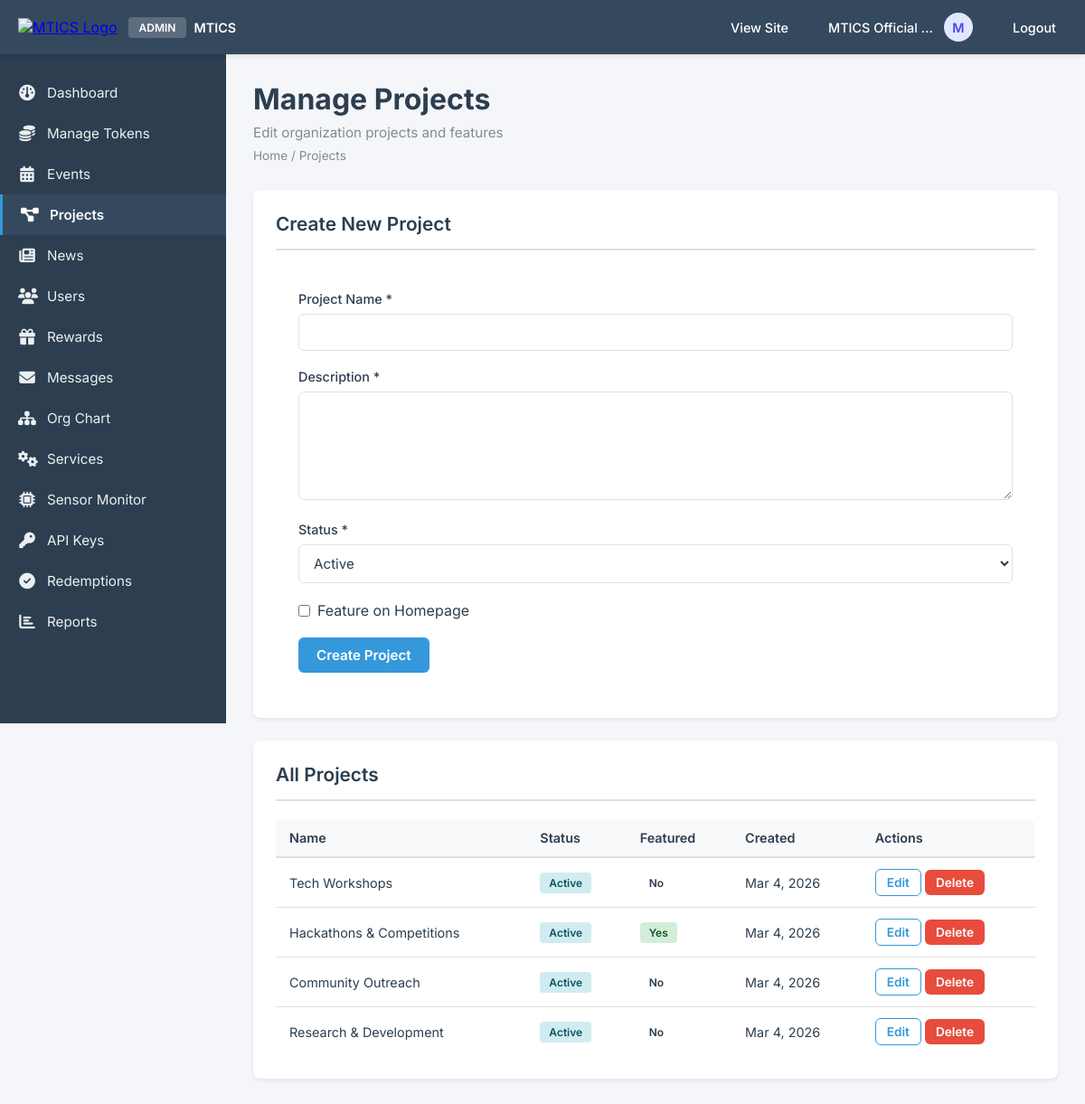
The app's page /admin/projects.php (signed in) with its own data.
### tables this page shows
CREATE TABLE IF NOT EXISTS projects (
    id INT AUTO_INCREMENT PRIMARY KEY,
    name VARCHAR(255) NOT NULL,
    description TEXT,
    status VARCHAR(50) DEFAULT 'active',
    image_url VARCHAR(500),
    is_featured BOOLEAN DEFAULT FALSE,
    created_at TIMESTAMP DEFAULT CURRENT_TIMESTAMP,
    updated_at TIMESTAMP DEFAULT CURRENT_TIMESTAMP ON UPDATE CURRENT_TIMESTAMP,
    INDEX idx_status (status),
    INDEX idx_is_featured (is_featured),
    INDEX idx_created_at (created_at)
);

### admin/projects.php (the view, shortened to what this page needs)
<?php
$db = Database::getInstance()->getConnection();
$edit_project = null;
$stmt = $db->query("SELECT * FROM projects ORDER BY created_at DESC");
$projects = $stmt->fetchAll();
include '../includes/admin_header.php';
?>
<div class="admin-content">
    <div class="admin-container">
        <div class="admin-page-header">
            <h1 class="admin-page-title">Manage Projects</h1>
            <p class="admin-page-subtitle">Edit organization projects and features</p>
            <div class="admin-breadcrumb">
                <a href="<?php echo SITE_URL; ?>/admin/index.php">Home</a> / Projects
            </div>
        </div>
        <div class="admin-section">
            <h2 class="admin-section-title"><?php echo $edit_project ? 'Edit Project' : 'Create New Project'; ?></h2>
            <form method="POST" class="admin-form">
                <div class="admin-form-group">
                    <label class="admin-form-label">Project Name *</label>
                    <input type="text" name="name" class="admin-form-input"
                           value="<?php echo $edit_project ? htmlspecialchars($edit_project['name']) : ''; ?>" required>
                </div>
                <div class="admin-form-group">
                    <label class="admin-form-label">Description *</label>
                    <textarea name="description" class="admin-form-textarea" required><?php echo $edit_project ? htmlspecialchars($edit_project['description']) : ''; ?></textarea>
                </div>
                <div class="admin-form-group">
                    <label class="admin-form-label">Status *</label>
                    <select name="status" class="admin-form-select" required>
                        <option value="active" <?php echo ($edit_project && $edit_project['status'] === 'active') ? 'selected' : ''; ?>>Active</option>
                    </select>
                </div>
                <div class="admin-form-group">
                    <label style="display: flex; align-items: center; gap: 0.5rem;">
                        <input type="checkbox" name="is_featured"
                               <?php echo ($edit_project && $edit_project['is_featured']) ? 'checked' : ''; ?>>
                        <span>Feature on Homepage</span>
                    </label>
                </div>
                <button type="submit" class="admin-btn admin-btn-primary">
                    <?php echo $edit_project ? 'Update Project' : 'Create Project'; ?>
                </button>
            </form>
        </div>
        <div class="admin-section">
            <h2 class="admin-section-title">All Projects</h2>
            <div class="admin-table-container">
                <table class="admin-table">
                    <thead>
                        <tr>
                            <th>Name</th>
                            <th>Status</th>
                            <th>Featured</th>
                            <th>Created</th>
                            <th>Actions</th>
                        </tr>
                    </thead>
                    <tbody>
                        <?php if (empty($projects)): ?>
                            <tr>
                                <td colspan="5" style="text-align: center; padding: var(--spacing-lg); color: var(--medium-gray);">
                                    No projects found. Create your first project above.
                                </td>
                            </tr>
                        <?php else: ?>
                            <?php foreach ($projects as $project): ?>
                            <tr>
                                <td><?php echo htmlspecialchars($project['name']); ?></td>
                                <td>
                                    <span class="badge badge-info"><?php echo ucfirst($project['status']); ?></span>
                                </td>
                                <td>
                                    <?php if ($project['is_featured']): ?>
                                        <span class="badge badge-success">Yes</span>
                                    <?php else: ?>
                                        <span class="badge">No</span>
                                    <?php endif; ?>
                                </td>
                                <td><?php echo date('M j, Y', strtotime($project['created_at'])); ?></td>
                                <td>
                                    <a href="?edit=<?php echo $project['id']; ?>" class="admin-btn admin-btn-secondary admin-btn-sm">Edit</a>
                                    <a href="?delete=<?php echo $project['id']; ?>"
                                       class="admin-btn admin-btn-danger admin-btn-sm"
                                       onclick="return confirm('Are you sure you want to delete this project?');">Delete</a>
                                </td>
                            </tr>
                            <?php endforeach; ?>
                        <?php endif; ?>
                    </tbody>
                </table>
            </div>
        </div>
    </div>
</div>
<?php include '../includes/admin_footer.php'; ?>

### assets/css/admin.css (style rules this page uses)
* { margin: 0; padding: 0; box-sizing: border-box; }
html, body.admin-page { margin: 0 !important; padding: 0 !important; font-family: 'Inter', -apple-system, BlinkMacSystemFont, 'Segoe UI', sans-serif !important; background: #f5f6fa !important; color: #2c3e50 !important; width: 100% !important; height: 100% !important; overflow-x: hidden !important; }
body.admin-page .admin-content { padding: 30px !important; background: #f5f6fa !important; width: 100% !important; }
body.admin-page .admin-container { max-width: 1400px !important; margin: 0 auto !important; width: 100% !important; }
body.admin-page .admin-page-header { margin-bottom: 30px !important; }
body.admin-page .admin-page-title { font-size: 2rem !important; font-weight: 700 !important; color: #2c3e50 !important; margin: 0 0 8px 0 !important; }
body.admin-page .admin-page-subtitle { font-size: 0.95rem !important; color: #7f8c8d !important; margin: 0 !important; }
body.admin-page .admin-breadcrumb { font-size: 0.85rem !important; color: #7f8c8d !important; margin-top: 8px !important; }
body.admin-page .admin-breadcrumb a { color: #7f8c8d !important; text-decoration: none !important; }
body.admin-page .admin-section { background: #ffffff !important; border-radius: 8px !important; padding: 25px !important; margin-bottom: 25px !important; box-shadow: 0 2px 4px rgba(0, 0, 0, 0.08) !important; border: none !important; }
body.admin-page .admin-section-title { font-size: 1.3rem !important; font-weight: 600 !important; color: #2c3e50 !important; margin: 0 0 20px 0 !important; padding-bottom: 15px !important; border-bottom: 2px solid #e0e0e0 !important; }
body.admin-page .admin-table-container { overflow-x: auto !important; border-radius: 8px !important; }
body.admin-page .admin-table { width: 100% !important; border-collapse: collapse !important; background: #ffffff !important; }
body.admin-page .admin-table thead { background: #f8f9fa !important; }
body.admin-page .admin-table th { padding: 12px 15px !important; text-align: left !important; font-weight: 600 !important; color: #2c3e50 !important; font-size: 0.9rem !important; border-bottom: 2px solid #e0e0e0 !important; }
body.admin-page .admin-table td { padding: 12px 15px !important; border-bottom: 1px solid #e0e0e0 !important; color: #2c3e50 !important; font-size: 0.9rem !important; }
body.admin-page .admin-table tbody tr:last-child td { border-bottom: none !important; }
body.admin-page .admin-form { background: #ffffff !important; border-radius: 8px !important; padding: 25px !important; }
body.admin-page .admin-form-group { margin-bottom: 20px !important; }
body.admin-page .admin-form-label { display: block !important; margin-bottom: 8px !important; font-weight: 500 !important; color: #2c3e50 !important; font-size: 0.9rem !important; }
body.admin-page .admin-form-input, body.admin-page .admin-form-select, body.admin-page .admin-form-textarea { width: 100% !important; padding: 10px 12px !important; border: 1px solid #e0e0e0 !important; border-radius: 6px !important; font-family: inherit !important; font-size: 0.95rem !important; transition: all 0.3s ease !important; background: #ffffff !important; color: #2c3e50 !important; }
body.admin-page .admin-form-textarea { resize: vertical !important; min-height: 120px !important; }
body.admin-page .admin-btn { display: inline-block !important; padding: 10px 20px !important; border: none !important; border-radius: 6px !important; font-weight: 600 !important; text-decoration: none !important; cursor: pointer !important; transition: all 0.3s ease !important; font-size: 0.95rem !important; font-family: inherit !important; }
body.admin-page .admin-btn-primary { background: #3498db !important; color: #ffffff !important; }
body.admin-page .admin-btn-secondary { background: #ffffff !important; color: #3498db !important; border: 1px solid #3498db !important; }
body.admin-page .admin-btn-danger { background: #e74c3c !important; color: #ffffff !important; }
body.admin-page .admin-btn-sm { padding: 6px 12px !important; font-size: 0.85rem !important; }
body.admin-page .badge { display: inline-block !important; padding: 4px 10px !important; border-radius: 4px !important; font-size: 0.75rem !important; font-weight: 600 !important; }
body.admin-page .badge-success { background: #d4edda !important; color: #155724 !important; }
body.admin-page .badge-info { background: #d1ecf1 !important; color: #0c5460 !important; }

### records on screen
projects: name "Tech Workshops", status "Active", is_featured "No", created_at "Mar 4, 2026"
projects: name "Hackathons & Competitions", status "Active", is_featured "Yes", created_at "Mar 4, 2026"
projects: name "Community Outreach", status "Active", is_featured "No", created_at "Mar 4, 2026"
projects: name "Research & Development", status "Active", is_featured "No", created_at "Mar 4, 2026"

### other values on screen
$admin_name "MTICS Official…"
$admin_initial "M"
